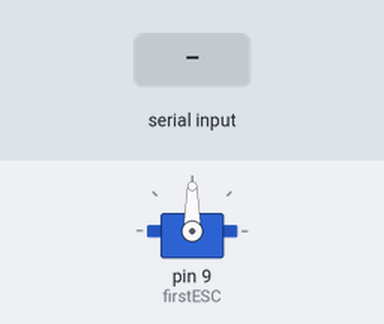
The sketch below on a simulated Arduino Uno, built with avr-gcc and run on an emulated ATmega328P. Parts: servo. Inputs (shaded band) come from the test bench.

Above: at 0.01 s.
At 1.3 s:
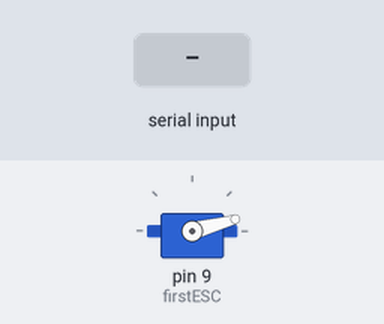
1.4 s: "90,45\n" received over Serial
At 1.7 s:
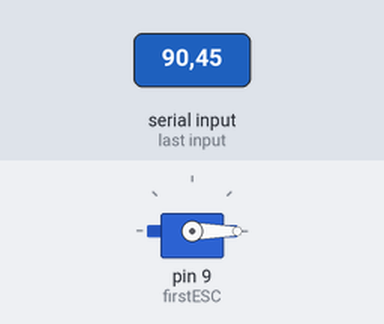
Timing chart, 0 to 4.4 s (numbered marks = the images above; inputs shaded):
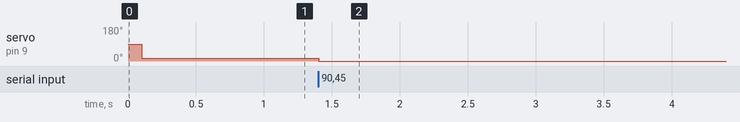

Measured:
- after the input at 1.4 s, servo on pin 9 (firstESC): 15° → 0° at once

The sketch:

initial_config___serial_speed_control.ino
```cpp
/*
Coded by Marjan Olesch
Sketch from Insctructables.com
Open source - do what you want with this code!
*/
#include <Servo.h>


int value = 0; // set values you need to zero

Servo firstESC, secondESC; //Create as much as Servoobject you want. You can controll 2 or more Servos at the same time

void setup() {

  firstESC.attach(9);    // attached to pin 9 I just do this with 1 Servo
  Serial.begin(9600);    // start serial at 9600 baud
  delay(100);
//  firstESC.writeMicroseconds(2000);
//  Serial.println("full throtle");
//  delay(2000);
  firstESC.writeMicroseconds(700);
//  Serial.println("min throtle");
//  delay(1000);
}

void loop() {
  bool controle = true;

  if(Serial.available()){
    int vl = Serial.parseInt();

    while(controle == true){

      firstESC.writeMicroseconds(vl);
      delay(100);

      if (Serial.available()){
          int rd = Serial.parseInt();
          if(rd == 1){
            controle = false;
            firstESC.writeMicroseconds(700);
          }
        }
    }

    }

}
```
